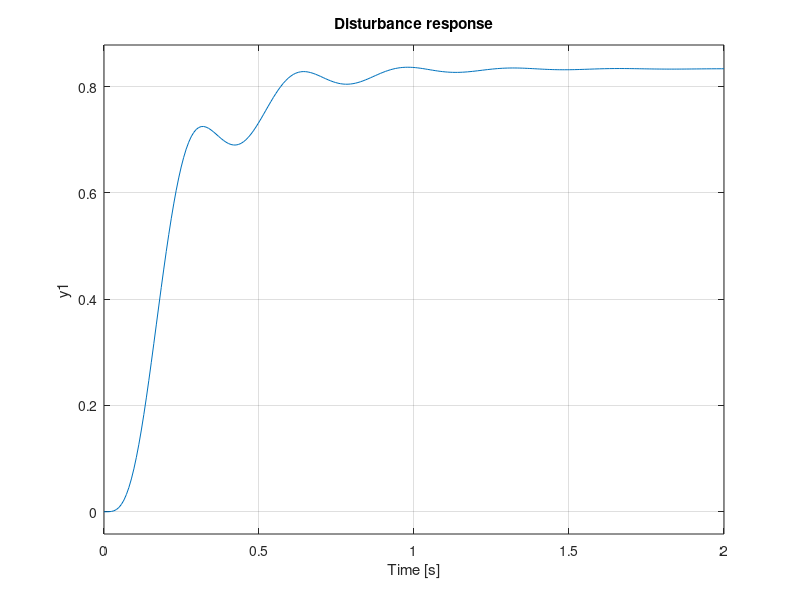

This figure's MATLAB source: (Note: this script raises an error after producing the figure.)
clear all;
close all;
clc;

Ka=2;
Rm=2.6;
Km=0.00767;
KG=70;
Jmot=3.87e-07;
Ks=1.2;
b=0.004;
Kg = 70;
Jmod = 3.944e-04;
Jm = Jmod + Jmot*Kg^2;
JBr=0.0037;

% Plant
s=tf('s');
G=tf(Ks*KG*Km*Ka/((JBr*s^2+ Ks)*(Rm*Jm*s^2+Rm*b*s+Km^2*KG^2*s)+Rm*Ks*JBr*s^2));

%% 1.3 Analysis of the feedback systems

% Gain
Dc = 1.2;

% Transfer function, S = E/R, U = U/R, T = Y/R, V = Y/W
S = tf(1/(1+G*Dc));
U = tf(Dc/(1+Dc*G));
T = tf(Dc*G/(1+Dc*G));
V = tf(G/(1+Dc*G));

% Display
zpk(minreal(G))
zpk(minreal(S))
zpk(minreal(U))
zpk(minreal(T))
zpk(minreal(V))

% Step response
subplot(2,2,1)
step(T)
title('Step response')

subplot(2,2,2)
step(U)
title('Control signal')

subplot(2,2,3)
step(S)
title('Error signal')

subplot(2,2,4)
step(V)
title('Disturbance response')

% Poles of T
pole(minreal(T))

%% 1.4 Computing the ultimate gain

% Routh stability criterion
syms k

a1=50.145;
a2=847.945;
a3=16261.45;
a4=58474*k;

A = [1 a2; a1 a3];
b1 = - (det(A)/ a2)

B = [1 a4; a1 0];
b2 = - (det(B) / a2);

C = [a1 a3; b1 b2];
c1 = - (det(C) / b1)

C = [a1 0; b1 0];
c2 = -(det(C)/b1)

%% 1.5 Closed-loop step response analysis

figure
rlocus(G) % Ku = 2.9

% compute T with new Dc = Ku*0.6
Ku = 2.9;
Dc = 0.6*Ku;

T = tf(Dc*G/(1+Dc*G));

% Info of new T = Y/R
figure
step(T)
stepinfo(T)
bandwidth(T)
figure
bodemag(T)